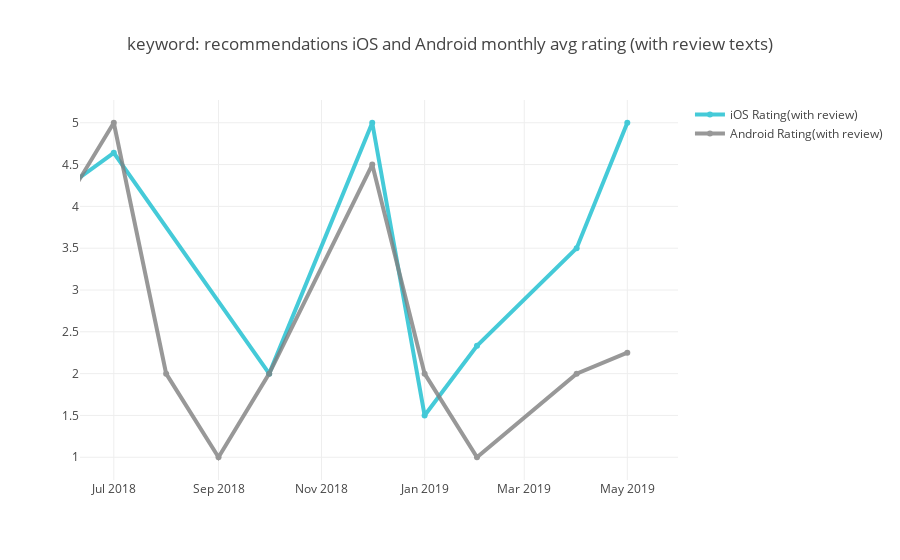

Notebook source saved alongside this figure:
### Code cell
#show change

kw = "recommendations"

as_kw_to_review_sub= ios_kw_rating[ios_kw_rating["keyword"] == kw].sort_values("month_start",ascending=False)
gp_kw_to_review_sub = android_kw_rating[android_kw_rating["keyword"] == kw].sort_values("month_start",ascending=False)

# monthly trend
trace_ios = go.Scatter(
                x=as_kw_to_review_sub.month_start,
                y=as_kw_to_review_sub["Rating"],
                name = "iOS Rating(with review)",
                line = dict(color = '#17BECF', width = 4),
                opacity = 0.8)

trace_android = go.Scatter(
                x=gp_kw_to_review_sub.month_start,
                y=gp_kw_to_review_sub["Rating"],
                name = "Android Rating(with review)",
                line = dict(color = '#7F7F7F', width = 4),
                opacity = 0.8)

data = [trace_ios,trace_android]

layout = dict(
    title = "keyword: " + kw + " " +"iOS and Android monthly avg rating (with review texts)",
    xaxis = dict(
        range = ['2018-06-11','2019-05-31'])
)

fig = dict(data=data, layout=layout)
py.iplot(fig, filename = "Manually Set Range")

### Figure 1 — Plotly figure (JSON) as saved in the notebook; plotly's stock layout.template omitted (floating-point values rounded to 4 significant figures)
{"data": [{"line": {"color": "#17BECF", "width": 4}, "name": "iOS Rating(with review)", "opacity": 0.8, "type": "scatter", "uid": "07d6d460-29a8-49bd-b7d6-82501518563b", "x": ["2019-05-01", "2019-04-01", "2019-02-01", "2019-01-01", "2018-12-01", "2018-10-01", "2018-07-01", "2018-06-01"], "y": [5, 3.5, 2.333, 1.5, 5, 2, 4.64, 4.2]}, {"line": {"color": "#7F7F7F", "width": 4}, "name": "Android Rating(with review)", "opacity": 0.8, "type": "scatter", "uid": "a74a93c0-c2d4-4038-a549-ea5187d3a2b1", "x": ["2019-05-01", "2019-04-01", "2019-02-01", "2019-01-01", "2018-12-01", "2018-10-01", "2018-09-01", "2018-08-01", "2018-07-01", "2018-06-01", "2018-05-01"], "y": [2.25, 2, 1, 2, 4.5, 2, 1, 2, 5, 4, 2.5]}], "layout": {"title": "keyword: recommendations iOS and Android monthly avg rating (with review texts)", "xaxis": {"range": ["2018-06-11", "2019-05-31"]}}}
